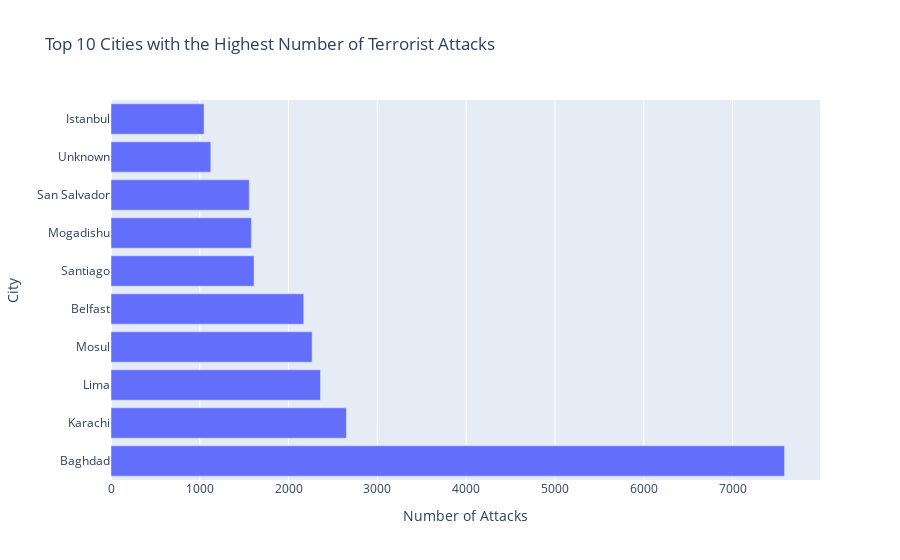

Write notebook code for a chart like this one.
### Code cell
# Group the data to find the city with the highest number of attacks
geographical_city_counts = df.groupby(['Country', 'Region', 'city'])['eventid'].count().reset_index()
most_affected_city = geographical_city_counts.loc[geographical_city_counts['eventid'].idxmax()]

# Sort and get the top 10 cities with the highest number of attacks
top_10_cities = geographical_city_counts.nlargest(10, 'eventid')

# Create a bar plot for the top 10 cities with the highest number of attacks using Plotly
fig = px.bar(
    top_10_cities,
    x='eventid',
    y='city',
    orientation='h',
    labels={'eventid': 'Number of Attacks', 'city': 'City'},
    title='Top 10 Cities with the Highest Number of Terrorist Attacks'
)

# Show the interactive plot
fig.show()

### Figure 1 — Plotly figure (JSON) as saved in the notebook; plotly's stock layout.template omitted (floating-point values rounded to 4 significant figures)
{"data": [{"alignmentgroup": "True", "hovertemplate": "Number of Attacks=%{x}<br>City=%{y}<extra></extra>", "legendgroup": "", "marker": {"color": "#636efa", "pattern": {"shape": ""}}, "name": "", "offsetgroup": "", "orientation": "h", "showlegend": false, "textposition": "auto", "type": "bar", "x": [7585, 2651, 2359, 2265, 2170, 1611, 1581, 1557, 1124, 1048], "xaxis": "x", "y": ["Baghdad", "Karachi", "Lima", "Mosul", "Belfast", "Santiago", "Mogadishu", "San Salvador", "Unknown", "Istanbul"], "yaxis": "y"}], "layout": {"barmode": "relative", "legend": {"tracegroupgap": 0}, "title": {"text": "Top 10 Cities with the Highest Number of Terrorist Attacks"}, "xaxis": {"anchor": "y", "domain": [0, 1], "title": {"text": "Number of Attacks"}}, "yaxis": {"anchor": "x", "domain": [0, 1], "title": {"text": "City"}}}}
